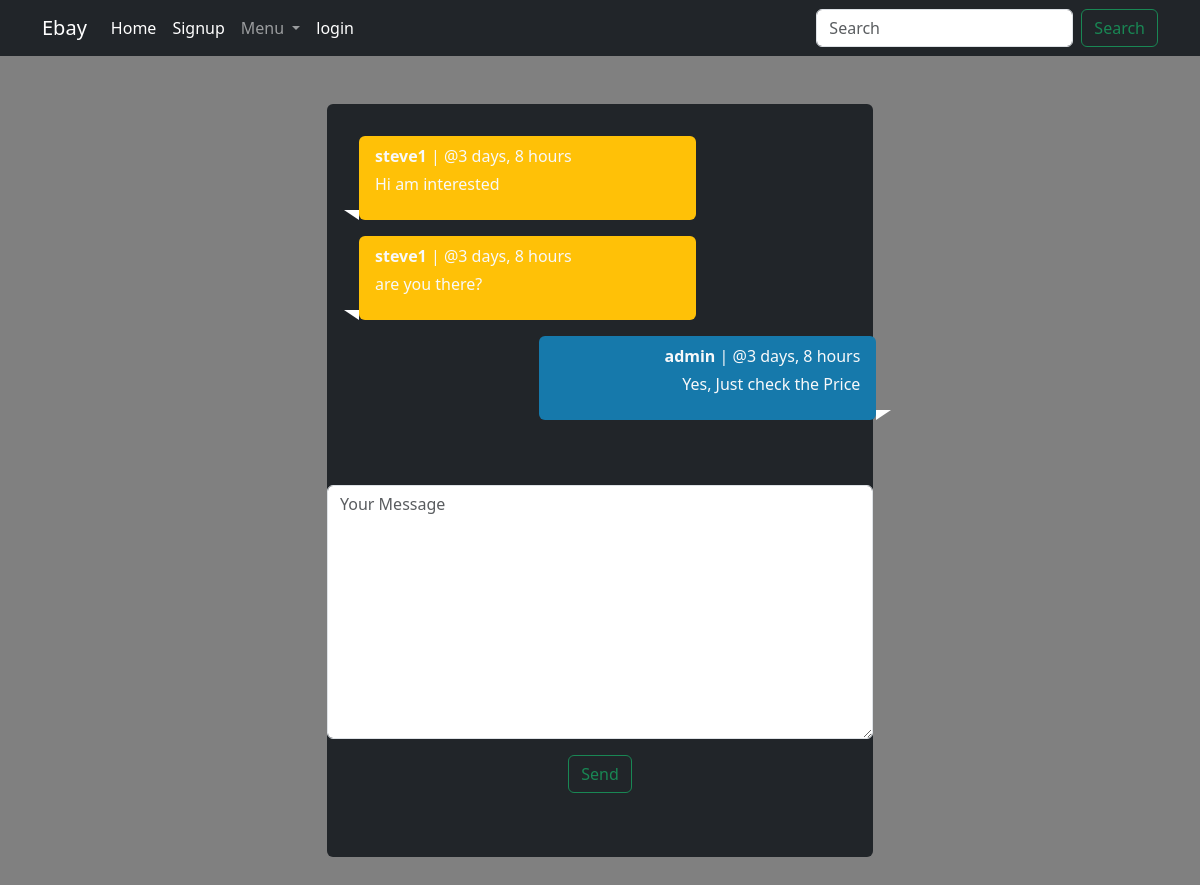
Page /conversation/detail/1/ (signed in) on the committed database.
### conversation/models.py (models this page shows)
class ConversationMessage(models.Model):
    conversation = models.ForeignKey(Conversation, related_name='messages', on_delete=models.CASCADE)
    content = models.TextField()
    created_by = models.ForeignKey(User, related_name='messages', on_delete=models.CASCADE)
    created_at = models.DateTimeField(auto_now_add=True)
    modified_at = models.DateTimeField(auto_now=True)

### conversation/views.py (the view)
# urls.py: path('detail/<int:pk>/', views.detail_inbox, name='detail'),
def detail_inbox(request, pk):
    conversation = Conversation.objects.filter(members__in=[request.user.id]).get(pk=pk)
    if request.method == 'POST':
        form = ConversationMessageForm(request.POST)
        if form.is_valid():
            conversation_msg = form.save(commit=False)
            conversation_msg.conversation = conversation
            conversation_msg.created_by = request.user
            conversation_msg.save()
            conversation.save()
            return redirect('conversation:detail', pk=pk)
    else:
        form = ConversationMessageForm()
    context = {'form': form,
               'conversation': conversation
               }
    return render(request, 'conversation/detail.html', context)

### conversation/forms.py
class ConversationMessageForm(forms.ModelForm):
    class Meta:
        model = ConversationMessage
        fields = ['content']
        widgets = {
            'content': forms.Textarea(attrs={
                "class": "form-control",
                "placeholder": "Your Message"})
        }

### templates/conversation/detail.html (shortened to what this page needs)
{% extends "core/core.html" %}
    {% block content %}
    <div class="container mt-4">
        <div class="col-lg-6 mx-auto space-y-6">
            <div class="bg-dark rounded mx-auto my-5 py-3">
                <div class="p-3 d-flex ">
                    <div class="px-3 container-fluid">
                        {% for message in conversation.messages.all %}
                            {% if message.created_by == request.user %}
                              <div class="message-container text-end text-light rounded py-2 px-3 mb-3"
                                     style="background-color: #1679AB; left:180px;">
                                    <p class="mb-1"><strong>{{ message.created_by.username }}</strong> | @{{ message.created_at|timesince }}</p>
                                    <p>{{ message.content }}</p>
                                </div>
                            {% else %}
                              <div class="message-container text-start bg-warning text-light rounded py-2 px-3 mb-3">
                                    <p class="mb-1"><strong>{{ message.created_by.username }}</strong> | @{{ message.created_at|timesince }}</p>
                                    <p>{{ message.content }}</p>
                                </div>
                            {% endif %}
                        {% endfor %}
                    </div>
                </div>
                <hr>
                    <div style="text-align:center" class="mb-5">
                        <form action="" method="POST">
                        <div class="mb-3">
                            {{ form.content }}
                        </div>
                        <button class="btn btn-outline-success">Send</button>
                        </form>
                    </div>
            </div>
        </div>
    </div>
    {% endblock content %}

### static/css/styles.css (style rules this page uses)
body { background: grey; }

### templates/conversation/detail.html (style rules this page uses)
.message-container { max-width: 70%; position: relative; }
.message-container:before { content: ""; position: absolute; bottom: 0; border-style: solid; border-width: 10px 15px 0; border-color: #fff transparent transparent; z-index: 1; }
.message-container.text-end:before { right: 0; transform: translateX(100%); border-left-width: 0; border-right-width: 15px; }
.message-container.text-start:before { left: 0; transform: translateX(-100%); border-right-width: 0; border-left-width: 15px; }

### rows in the picture
ConversationMessage: created_by.username "steve1", created_at "3 days, 8 hours", content "Hi am interested"
ConversationMessage: created_by.username "steve1", created_at "3 days, 8 hours", content "are you there?"
ConversationMessage: created_by.username "admin", created_at "3 days, 8 hours", content "Yes, Just check the Price"
